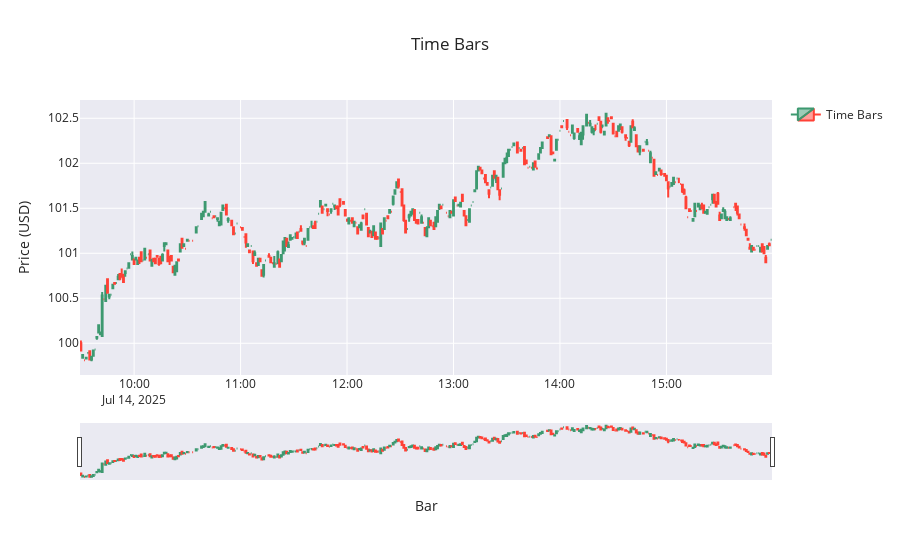

The code cell stored with this chart in its notebook:
### Markdown cell above
### Time Chart

### Code cell
fig = go.Figure(data=[go.Candlestick(
    x=time_bars['start_time'],
    open=time_bars['open'],
    high=time_bars['high'],
    low=time_bars['low'],
    close=time_bars['close'],
    name='Time Bars'
)])

fig.update_layout(
    title=f'Time Bars',
    yaxis_title='Price (USD)',
    xaxis_title='Bar',
    xaxis_rangeslider_visible=True, 
    template='seaborn', # other options: plotly, plotly_white, plotly_dark, simple_white
    showlegend=True,
)

### Figure 1 — Plotly figure (JSON) as saved in the notebook; plotly's stock layout.template omitted (floating-point values rounded to 4 significant figures; data arrays with more than 128 entries replaced by an {"elided": "..."} marker saying what was removed)
{"data": [{"close": {"elided": "390 float values"}, "high": {"elided": "390 float values"}, "low": {"elided": "390 float values"}, "name": "Time Bars", "open": {"elided": "390 float values"}, "type": "candlestick", "x": {"elided": "390 str values"}}], "layout": {"showlegend": true, "title": {"text": "Time Bars"}, "xaxis": {"rangeslider": {"visible": true}, "title": {"text": "Bar"}}, "yaxis": {"title": {"text": "Price (USD)"}}}}
